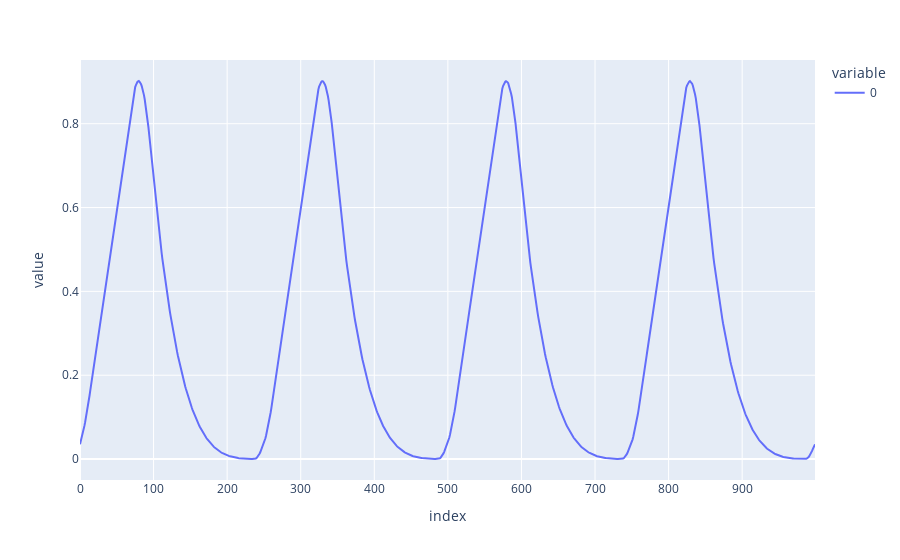

Notebook cell for this chart:
### Code cell
def breathing(t: float, period: float = 1):
    """A periodic function that oscillates between 0 and 1 with a period mimicking a breathing pattern."""
    p = t / period % 1
    # First third     : 0 -> 1
    # then            : 1 -> 0
    if p < 1/3:
        return p * 3
    else:
        s = (p - 1/3) * 3 / 2
        return (1 - s) ** 4

# Smoothed breathing function
x = np.linspace(0, 3, 300)
y = [breathing(t) for t in x]
kernel_size = 10
y = np.convolve(y, np.ones(kernel_size) / kernel_size, mode='same')
curve = y[100 : 200]

def smooth_breathing(s: float, period: float= 5, curve=curve):
    """A periodic function that oscillates between 0 and 1 with a period mimicking a breathing pattern."""
    p = s / period % 1
    curve_pos = int(p * len(curve))
    delta = p * len(curve) - curve_pos
    return curve[curve_pos] * (1 - delta) + curve[(curve_pos + 1) % len(curve)] * delta


px.line([smooth_breathing(t) for t in np.linspace(0, 20, 1000)]).show()

### Figure 1 — Plotly figure (JSON) as saved in the notebook; plotly's stock layout.template omitted (floating-point values rounded to 4 significant figures; data arrays with more than 128 entries replaced by an {"elided": "..."} marker saying what was removed)
{"data": [{"hovertemplate": "variable=0<br>index=%{x}<br>value=%{y}<extra></extra>", "legendgroup": "0", "line": {"color": "#636efa", "dash": "solid"}, "marker": {"symbol": "circle"}, "mode": "lines", "name": "0", "orientation": "v", "showlegend": true, "x": {"elided": "1000 int values"}, "xaxis": "x", "y": {"elided": "1000 float values"}, "yaxis": "y", "type": "scatter"}], "layout": {"xaxis": {"anchor": "y", "domain": [0.0, 1.0], "title": {"text": "index"}}, "yaxis": {"anchor": "x", "domain": [0.0, 1.0], "title": {"text": "value"}}, "legend": {"title": {"text": "variable"}, "tracegroupgap": 0}, "margin": {"t": 60}}}
